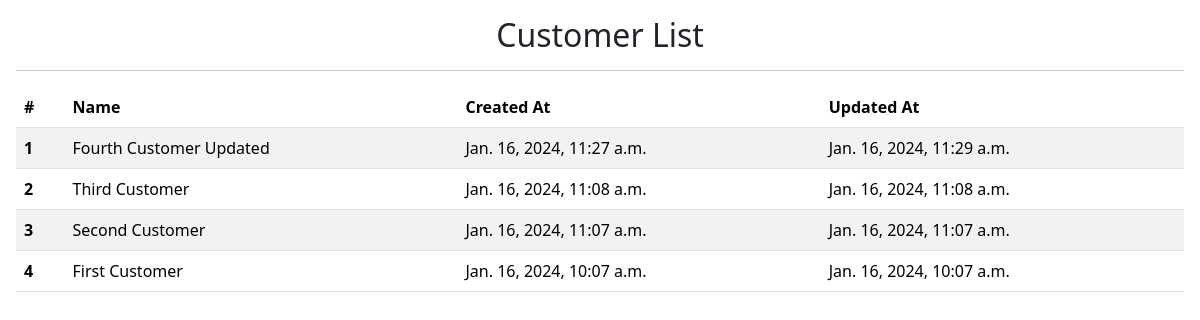
Screenshot of /warehouses/customers/ with the database file from the repository.
### warehouses/models.py (models this page shows, shortened)
class Customer(models.Model):
    name = models.CharField(max_length=255)
    created_at = models.DateTimeField(auto_now_add=True)
    updated_at = models.DateTimeField(auto_now=True)

### warehouses/views.py (the view)
# urls.py: path("customers/", CustomerListView.as_view(), name="customers"),
class CustomerListView(ListView):
    model = Customer
    template_name = "warehouses/customer-list.html"
    ordering = ["-id"]

### warehouses/templates/warehouses/customer-list.html (shortened to what this page needs)
{% extends 'base.html' %}
{% block content %}
  <div class="p-3">
    <div class="text-center">
      <h2>Customer List</h2>
    </div>
    <hr />
    <table class="table table-striped table-responsive">
      <thead>
        <tr>
          <th scope="col">#</th>
          <th scope="col">Name</th>
          <th scope="col">Created At</th>
          <th scope="col">Updated At</th>
        </tr>
      </thead>
      <tbody>
        {% for publisher in object_list %}
          <tr>
            <th>{{ forloop.counter }}</th>
            <td>{{ publisher.name }}</td>
            <td>{{ publisher.created_at }}</td>
            <td>{{ publisher.updated_at }}</td>
          </tr>
        {% endfor %}
      </tbody>
    </table>
  </div>
{% endblock %}

### templates/base.html (shortened to what this page needs)
<!DOCTYPE html>
<html lang="en">
  <head>
    <link
      href="https://cdn.jsdelivr.net/npm/bootstrap@5.3.2/dist/css/bootstrap.min.css"
      rel="stylesheet"
    />
  </head>
  <body>
    {% block content %} {% endblock content %}
  </body>
</html>

### rows the page displays
Customer: name "Fourth Customer Updated", created_at "Jan. 16, 2024, 11:27 a.m.", updated_at "Jan. 16, 2024, 11:29 a.m."
Customer: name "Third Customer", created_at "Jan. 16, 2024, 11:08 a.m.", updated_at "Jan. 16, 2024, 11:08 a.m."
Customer: name "Second Customer", created_at "Jan. 16, 2024, 11:07 a.m.", updated_at "Jan. 16, 2024, 11:07 a.m."
Customer: name "First Customer", created_at "Jan. 16, 2024, 10:07 a.m.", updated_at "Jan. 16, 2024, 10:07 a.m."
